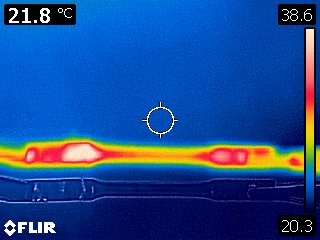
#> input picture 6AAnalysis/GoodBelowHalf/GoodBelowHalf.jpg, 320 x 240 px
$ python goodbelowhalf.py
#> lines starting #> are read from the running program, lines starting #| are printed output that depends on the picture; after the words box and inside, x2 and y2 are one past the last pixel; in counts of white or black regions, pixels touching at a corner belong together
import skimage
import numpy
import matplotlib.pyplot as pyplot


f=skimage.io.imread('GoodBelowHalf.jpg')
#> f is the input picture: shape (240, 320, 3); mean R, G, B 28.7, 73.6, 143.3
print('shape of image'+str(f.shape))
#| shape of image(240, 320, 3)
#927,313
#print(f[:,1].shape)
#pyplot.imshow(f)
#pyplot.show()


#IF STRAIGHT
if 0:
    #horizontal
    xpointmin=28
    xpointmax=282
    ypoint=114
    #vertical
    xpoint=290
    ypointmax=905
    ypointmin=34
#IF NONSTRAIGHT
else:
    xpointmin=38
    xpointmax=245
    ypointmin=154
    ypointmax=156

#second angle
    if 0:
        xpointmin2=xpointmax
        xpointmax2=275
        ypointmin2=ypointmax
        ypointmax2=105
#Dont touch
bar_range = f[30:215,310,:]
#> bar_range = 185 rows, first 8: [255, 231, 197], [255, 235, 200], [255, 231, 201], [254, 230, 202], [253, 228, 198], [252, 227, 197], [252, 225, 195], [253, 224, 194]
#Do touch
min_temp=21.0
max_temp=38.7


def isstraighthori(ypoint,xpointmin,xpointmax):
    xyvals=[]
    arrayhold=[]
    for i in range(len(xpointmax-xpointmin)):
        xval = xpointmin+i
        yval = ypoint
        arrayhold.append([f[yval,xval,0],f[yval,xval,1],f[yval,xval,2]])
        xyvals.append((xval,yval))
    return arrayhold,xyvals

def isstraightverti(ypointmin,ypointmax,xpoint):
    xyvals=[]
    arrayhold=[]
    for i in range(ypointmax-ypointmin):
        yval = ypointmin+i
        xval = xpoint
        arrayhold.append([f[yval,xval,0],f[yval,xval,1],f[yval,xval,2]])
        xyvals.append((xval,yval))
    return arrayhold,xyvals

def nonstraight(xstart,xfin,ystart,yfin):
#> called with xstart = 38, xfin = 245, ystart = 154, yfin = 156
    arrayhold=[]
    xyhold=[]
    for i in range(xfin-xstart):
        yval=round(i/(xfin-xstart)*((yfin-ystart)) +ystart)
        xval=round(i+xstart)
        arrayhold.append([f[yval,xval,0],f[yval,xval,1],f[yval,xval,2]])
        xyhold.append((xval,yval))
#> after the loop, arrayhold = 207 items, first 6: [250, 33, 52], [255, 43, 53], [255, 62, 68], [251, 45, 55], [243, 34, 55], [245, 32, 62]; xyhold = 207 pairs, first value 38 to 244, second value 154 to 156
    return arrayhold,xyhold

def plotblack(xyvals):
    global f
    for i in xyvals:
        f[i[1]+1,i[0]]=[0,0,0]
        f[i[1]-1,i[0]]=[0,0,0]
    return f

def matcher(point_vals,bar_vals,max_t,min_t):
    diff=1000
    temperature=0
    for i in range(len(bar_vals[:,0])):
        temp_diff = abs(int(point_vals[0])-int(bar_vals[i,0])) + abs(int(point_vals[1])-int(bar_vals[i,1]))+abs(int(point_vals[2])-int(bar_vals[i,2]))
        if temp_diff<diff:
            temperature = min_t + (max_t-min_t)*(1-(i/len(bar_vals[:,0])))
            diff=temp_diff
    return temperature

def multimatch(point_range,bar_vals,max_t,min_t):
    temps_store=[]
    for i in range(len(point_range)):
        temps_store.append(matcher(point_range[i],bar_vals,max_t,min_t))
    return temps_store


# [5 lines of commented-out code are left out]

point_range=nonstraight(xpointmin,xpointmax,ypointmin,ypointmax)[0]#+nonstraight(xpointmin2,xpointmax2,ypointmin2,ypointmax2)[0]
#> point_range has the same summary as arrayhold in nonstraight
print(point_range)
#> (printed output is left out)
xyboys=nonstraight(xpointmin,xpointmax,ypointmin,ypointmax)[1]#+nonstraight(xpointmin2,xpointmax2,ypointmin2,ypointmax2)[1]
#> xyboys has the same summary as xyhold in nonstraight

temps=multimatch(point_range,bar_range,max_temp,min_temp)
#> after the loop in multimatch, `for i in range(len(point_range)):`: temps_store = 207 values, max 38.6 at index 32, min 30.28 at index 121, mean 33.04
#> temps has the same summary as temps_store in multimatch
plotblack(xyboys)
#> the loop in plotblack, `for i in xyvals:` made 207 passes
#> i on passes 1 to 3: (38, 154), (39, 154), (40, 154)
#> after the loop in plotblack, `for i in xyvals:`:
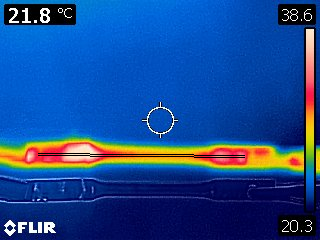
#> f: shape (240, 320, 3); 0.54% of pixels changed, all inside (x1, y1, x2, y2) = (38, 153, 245, 158)
pyplot.plot(range(len(temps)),temps)
pyplot.ylabel('Temperature /Celsius')
pyplot.xlabel('Pixel position')
pyplot.ylim(top=max_temp,bottom=min_temp)
pyplot.show()
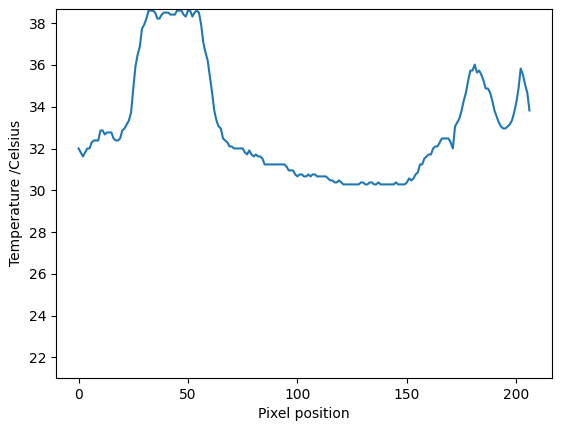
#> figure drawn by matplotlib, 1 panel; curve peaks at x = 32, y = 38.6
pyplot.imshow(f,aspect='auto')
pyplot.show()
#310 is perfect for matching
#height 27:210
#create a match array with the given temps
#test values across face
